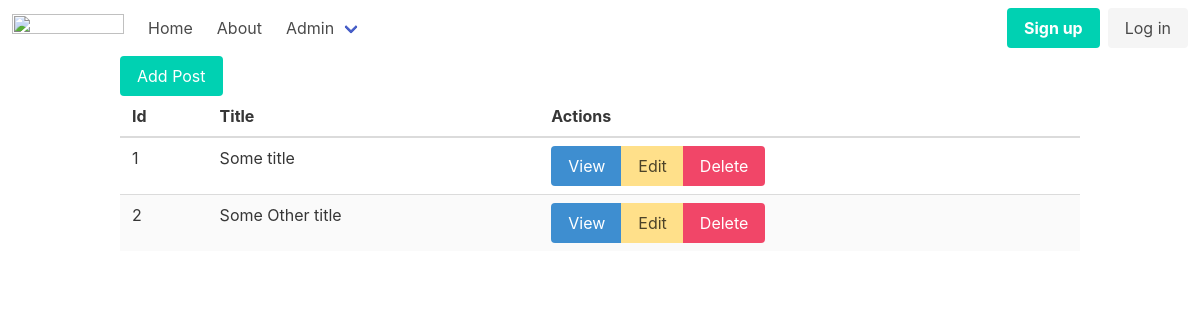
The page /admin/posts on the database as committed earlier.
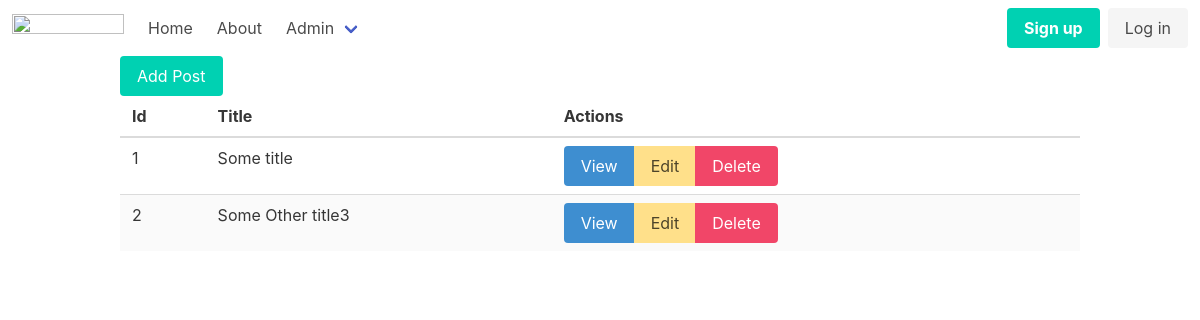
The same page on the database as committed later.
### tables this page shows
CREATE TABLE posts
(
    id    integer
        constraint posts_pk
            primary key autoincrement,
    title text not null,
    body  text
);

### src/Router.php (called while the page is built, shortened)
<?php
class Router {
    static $routes = [];
    private $path;
    private $method;
    public function __construct($path, $method){
        $this->path = parse_url($path, PHP_URL_PATH);
        $this->method = $method;
    }
    public function match(){
        foreach(self::$routes as $route){
            if($route['path'] === $this->path && $route['method'] === $this->method){
                return $route;
            }
        }
        return false;
    }
    public static function addRoutes($method, $path, $action){
        self::$routes[] = [
            'method' => $method,
            'path' => $path,
            'action' => $action
        ];
    }
}

### helpers.php (called while the page is built)
<?php
function view($viewName, $variables=[]){
    extract($variables);
    include __DIR__ . "/views/$viewName.php";
}

### src/Controllers/PostsController.php (called while the page is built, shortened)
<?php
class PostsController {
    public function index(){
        $posts = Post::all();
        view('posts/index', compact('posts'));
    }
}

### src/DB.php (called while the page is built, shortened)
<?php
class DB {
    private $conn;
    public function __construct() {
        try {
            $this->conn = new PDO("sqlite:db.sqlite");
            $this->conn->setAttribute(PDO::ATTR_ERRMODE, PDO::ERRMODE_EXCEPTION);
        } catch(PDOException $e) {
            echo "Connection failed: " . $e->getMessage();
        }
    }
    public function all($table, $class){
        $stmt = $this->conn->prepare("SELECT * FROM $table");
        $stmt->execute();
        $stmt->setFetchMode(PDO::FETCH_CLASS, $class);
        return $stmt->fetchAll();
    }
}

### src/Models/Model.php (called while the page is built, shortened)
<?php
class Model {
    static $table;
    public static function all(){
        $db = new DB();
        return $db->all(static::$table, static::class);
    }
}

### views/posts/index.php (the view)
<?php include __DIR__ . '/../partials/header.php' ?>
<div class="container">
    <a class="button is-primary" href="/admin/posts/new">Add Post</a>
    <table class="table is-fullwidth is-striped">
        <thead>
            <th>Id</th>
            <th>Title</th>
            <th>Actions</th>
        </thead>
        <tbody>
            <?php foreach($posts as $post): ?>
                <tr>
                    <td><?=$post->id?></td>
                    <td><?=$post->title?></td>
                    <td>
                        <div class="buttons has-addons">
                            <a class="button is-info" href="/admin/posts/view?id=<?=$post->id?>">View</a>
                            <a class="button is-warning" href="/admin/posts/edit?id=<?=$post->id?>">Edit</a>
                            <a class="button is-danger" href="/admin/posts/delete?id=<?=$post->id?>">Delete</a>
                        </div>
                    </td>
                </tr>
            <?php endforeach; ?>
        </tbody>
    </table>
</div>
<?php include __DIR__ . '/../partials/footer.php' ?>

### public/index.php (shortened to what this page needs)
<?php
spl_autoload_register(function ($class) {
    $class = substr($class, 4);
});
include __DIR__ . '/../helpers.php';
$router = new App\Router($_SERVER['REQUEST_URI'], $_SERVER['REQUEST_METHOD']);
$match = $router->match();
if($match){
    if(is_callable($match['action'])){
        call_user_func($match['action']);
    } elseif(is_array($match['action']) && count($match['action']) === 2){
        $controller = new $class();
        $method = $match['action'][1];
        $controller->$method();
    } else {
    }
} else {
    echo '404';
}

### views/partials/header.php (shortened to what this page needs)
<!DOCTYPE html>
<html lang="en">
<head>
    <link rel="stylesheet" href="https://cdn.jsdelivr.net/npm/bulma@0.9.4/css/bulma.min.css">
</head>
<body>
    <?php include __DIR__ . '/nav.php' ?>

### views/partials/nav.php (shortened to what this page needs)
<nav class="navbar" role="navigation" aria-label="main navigation">
    <div class="navbar-brand">
        <a class="navbar-item" href="https://bulma.io">
            <img src="https://bulma.io/images/bulma-logo.png" width="112" height="28">
        </a>
    </div>
    <div id="navbarBasicExample" class="navbar-menu">
        <div class="navbar-start">
            <a class="navbar-item" href="/">
                Home
            </a>
            <a class="navbar-item" href="/about">
                About
            </a>
            <div class="navbar-item has-dropdown is-hoverable">
                <a class="navbar-link">
                    Admin
                </a>
            </div>
        </div>
        <div class="navbar-end">
            <div class="navbar-item">
                <div class="buttons">
                    <a class="button is-primary">
                        <strong>Sign up</strong>
                    </a>
                    <a class="button is-light">
                        Log in
                    </a>
                </div>
            </div>
        </div>
    </div>
</nav>

Rows that differ between the two databases and show on the page:
changed posts id 2: title "Some Other title" → "Some Other title3"
